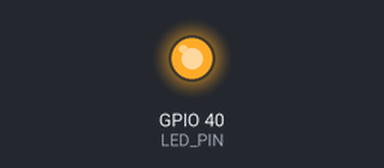
Simulated run of this program. Board: ESP32-S3. Parts: output pins drawn as LEDs (lit = HIGH). What the program prints to the serial monitor is not drawn.

Above: at 0.2 s.
Timing chart, 0 to 24.9 s (numbered marks = the images above):
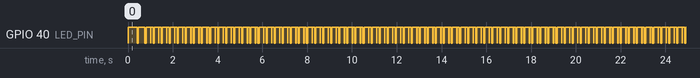

The program:

main.cpp
```cpp
#include <Arduino.h>

#define LED_PIN 40

SemaphoreHandle_t serialMutex;
const int ledPin = LED_PIN; // Example: Using an LED for visual indication
long cnt1 = 0;
long cnt2 = 0;

void task1(void *pvParameters)
{
  char str1[256];
  sprintf(str1,"%d Task 1 - Running on Core %d\n",millis(),xPortGetCoreID());
  Serial.print(str1);
  for (;;)
  {
    if (xSemaphoreTake(serialMutex, 200) == pdTRUE)
    {
      sprintf(str1,"%d Task 1 - Acquired serial mutex on Core %d\n",millis(),xPortGetCoreID());
      Serial.print(str1);
      digitalWrite(ledPin, HIGH);
      delay(100);
      digitalWrite(ledPin, LOW);
      cnt1++;
      sprintf(str1,"%d Task 1 - Release serial mutex on Core %d\n",millis());
      Serial.print(str1);
      xSemaphoreGive(serialMutex);
    }
    else
    {
      sprintf(str1,"%d Task 1 - Failed to acquire serial mutex\n",millis());
      Serial.print(str1);
    }
    vTaskDelay(100 / portTICK_PERIOD_MS);
  }
}

void task2(void *pvParameters)
{
  char str2[256];
  sprintf(str2,"%d Task 2 - Running on Core %d\n",millis(),xPortGetCoreID());
  Serial.print(str2);
  for (;;)
  {
    if (xSemaphoreTake(serialMutex, portMAX_DELAY) == pdTRUE)
    {
      sprintf(str2,"%d Task 2 - Acquired serial mutex on Core %d\n",millis(),xPortGetCoreID());
      Serial.print(str2);
      digitalWrite(ledPin, HIGH);
      delay(200);
      digitalWrite(ledPin, LOW);
      cnt2++;
      sprintf(str2,"%d Task 2 - Release serial mutex on Core %d\n",millis());
      Serial.print(str2);
      xSemaphoreGive(serialMutex);
    }
    else
    {
      sprintf(str2,"%d Task 2 - Failed to acquire serial mutex\n",millis());
      Serial.print(str2);
    }
    vTaskDelay(150 / portTICK_PERIOD_MS);
  }
}

void setup() {
  Serial.begin(115200);
  pinMode(ledPin, OUTPUT);

  unsigned long t_start = millis();
  while (!Serial)
  {
      if( millis() - t_start > 15 * 1000 )
        break;
  }

  serialMutex = xSemaphoreCreateMutex();
  if (serialMutex == NULL)
  {
    Serial.println("Failed to create mutex");
    while (1); // Handle error appropriately
  }

  xTaskCreatePinnedToCore(
    task1,      /* Task function. */
    "Task1",    /* Name of task. */
    10000,      /* Stack size of task */
    NULL,       /* Parameter passed as input to the task */
    1,          /* Priority of the task */
    NULL,       /* Task handle. */
    1           /* Core where the task should run */
  );

  xTaskCreatePinnedToCore(
    task2,      /* Task function. */
    "Task2",    /* Name of task. */
    10000,      /* Stack size of task */
    NULL,       /* Parameter passed as input to the task */
    1,          /* Priority of the task */
    NULL,       /* Task handle. */
    0           /* Core where the task should run */
  );
  char str4[256];
  sprintf(str4,"%d Setup/Loop - Running on Core %d\n",millis(),xPortGetCoreID());
  Serial.print(str4);
}

void loop()
{
  char str3[256];
  // Empty loop as all the logic is in the tasks.
  // You could add other tasks here, or use the loop() function to perform work on core 1
  vTaskDelay(1000 / portTICK_PERIOD_MS); // Delay to avoid blocking other cores

  //Not mutex protected, should be interrupted
  for (int ii=0;ii<10000;ii++)
  {
    float s = sin(ii);
    sprintf(str3,"%d  Sin(%d) = %f\n",millis(),ii,s);
    Serial.print(str3);
  }
  //Mutex Protrcted. Should not be interrupted
  if (xSemaphoreTake(serialMutex, portMAX_DELAY) == pdTRUE)
  {
      sprintf(str3,"%d Loop - Acquired serial mutex on Core %d\n",millis(),xPortGetCoreID());
      Serial.print(str3);
      digitalWrite(ledPin, HIGH);
      delay(50);
      digitalWrite(ledPin, LOW);
      delay(50);
      digitalWrite(ledPin, HIGH);
      delay(50);
      digitalWrite(ledPin, LOW);
      sprintf(str3,"%d TASK COUNT -> Task 1 Count: %d Task 2 Count: %d\n",millis(),cnt1,cnt2);
      Serial.print(str3);
      sprintf(str3,"%d Loop - Release serial mutex on Core %d\n",millis());
      Serial.print(str3);
      xSemaphoreGive(serialMutex);
  }
}
```

Measured:
- by itself, GPIO 40 (LED_PIN): moves between LOW and HIGH, repeating every 19.2 s
- by itself, everything shown: repeats every 4.0 s, in 22 steps
